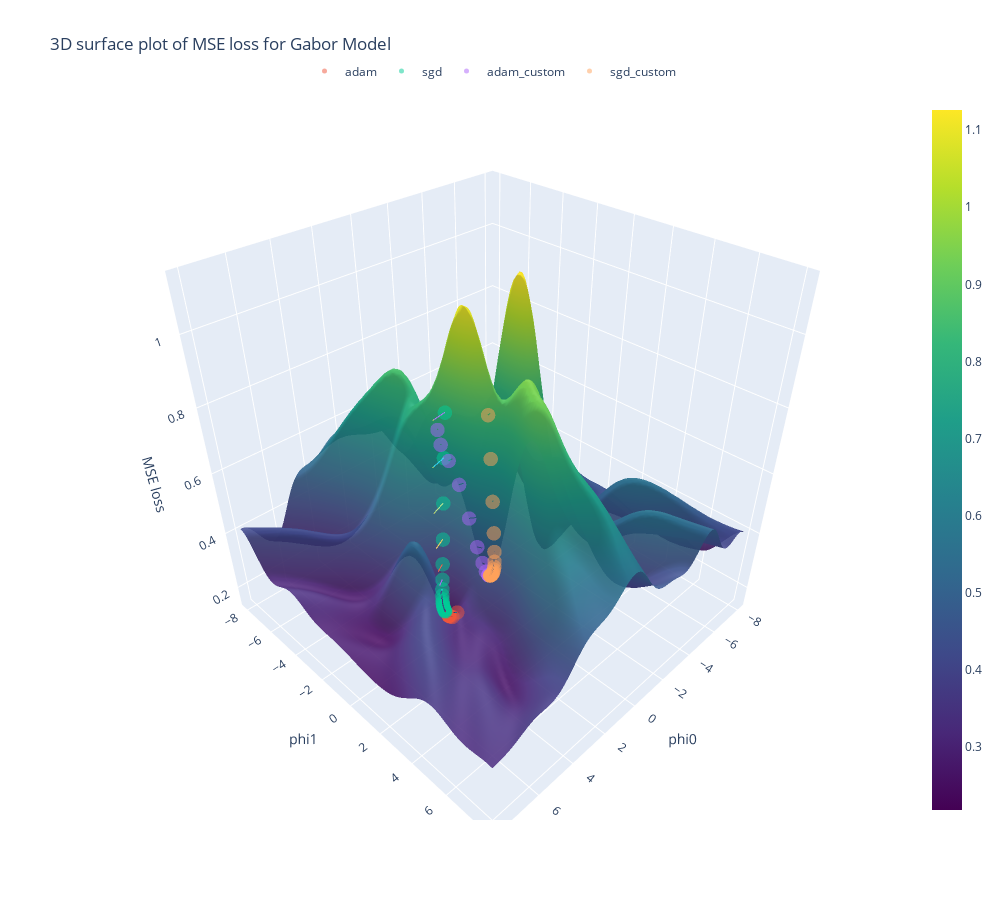

The notebook cell saved with this chart:
### Markdown cell above
### surface plots and trajectories

### Code cell
npoints = 20
cmaps = ['plasma', 'magma', 'solar', 'haline']
file_name = out_dir / 'loss_3d_viz.html'

# % showing 2d plots
viewer = PlotlibViewer(mode='3d', width=1000, height=900)
viewer.surface(p0.detach().numpy(), 
               p1.detach().numpy(), 
               loss.detach().numpy(), opacity=0.9)

for i, method in enumerate(hist.keys()):
    data = TensorDict(hist[method], batch_size=epochs)
    gap = data['params'].shape[0] // npoints
    data = data[::gap]

    viewer.scatter3d(
        data['params'].numpy()[:, 0].flatten(),
        data['params'].numpy()[:, 1].flatten(), 
        data['loss'].numpy().flatten(), 
        name=method,
        color=None, # data['epoch'].numpy(),
        cmap=None #cmaps[i]
    )

    # plot trajectory
    # you are moving opposite in the direction of opposite of the gradient
    viewer.quiver3d(
        data['params'].numpy()[:, 0].flatten(),
        data['params'].numpy()[:, 1].flatten(), 
        data['loss'].numpy().flatten(), 
        -data['params_grad'].numpy()[:, 0].flatten(),
        -data['params_grad'].numpy()[:, 1].flatten(),
        torch.zeros_like(data['params_grad'][:, 0]).numpy().flatten() # we don't have gradient in the z-direction
    )
viewer.show(xlable='phi0', ylabel="phi1", zlabel='MSE loss', title="3D surface plot of MSE loss for Gabor Model")
viewer.save(file_name)
